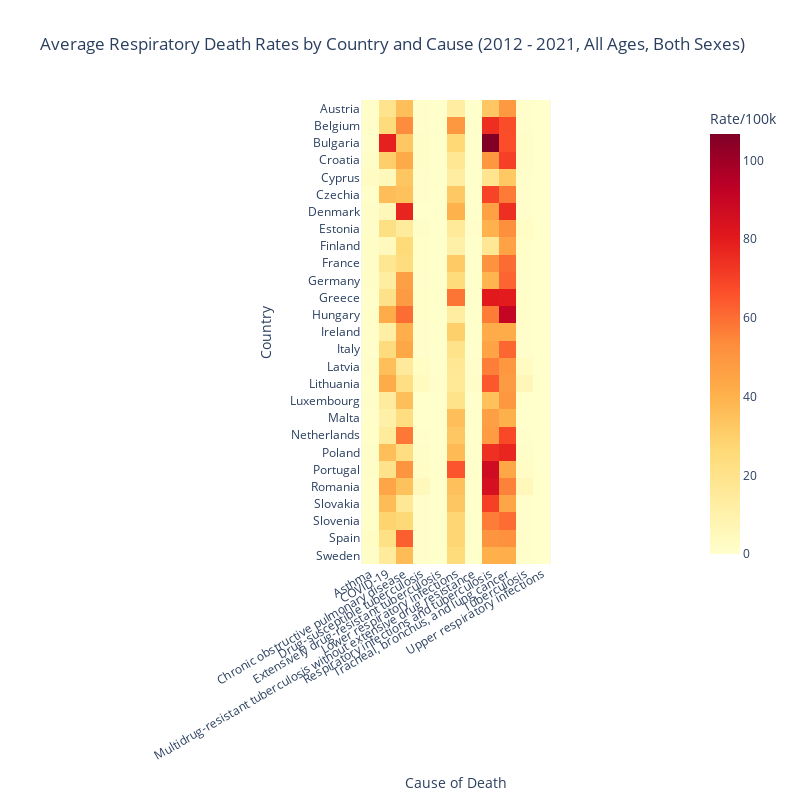

The cell this chart's notebook holds for it:
### Code cell
# A more "compact" heatmap if presentation space is an issue. A little more difficult to interpret at first glance.
# Change the colors and add gridlines?

fig = px.imshow(
    death_rates.pivot_table(
        index='location',
        columns='cause',
        values='val',
        aggfunc='mean',
        fill_value=0,
        observed=False
    ),
    labels=dict(x="Cause of Death", y="Country", color="Rate/100k"),
    color_continuous_scale='YlOrRd',
    title='Average Respiratory Death Rates by Country and Cause (2012 - 2021, All Ages, Both Sexes)'
)

fig.update_layout(
    height=800, 
    width=800,
    xaxis = dict(tickangle=-30))
fig.update_traces(
    hovertemplate="<b>%{y}</b><br>Cause: %{x}<br>Rate: %{z:.1f} per 100k"
)
fig.show()

### Figure 1 — Plotly figure (JSON) as saved in the notebook; plotly's stock layout.template omitted (floating-point values rounded to 4 significant figures; data arrays with more than 128 entries replaced by an {"elided": "..."} marker saying what was removed)
{"data": [{"coloraxis": "coloraxis", "hovertemplate": "<b>%{y}</b><br>Cause: %{x}<br>Rate: %{z:.1f} per 100k", "name": "0", "type": "heatmap", "x": ["Asthma", "COVID-19", "Chronic obstructive pulmonary disease", "Drug-susceptible tuberculosis", "Extensively drug-resistant tuberculosis", "Lower respiratory infections", "Multidrug-resistant tuberculosis without extensive drug resistance", "Respiratory infections and tuberculosis", "Tracheal, bronchus, and lung cancer", "Tuberculosis", "Upper respiratory infections"], "xaxis": "x", "y": ["Austria", "Belgium", "Bulgaria", "Croatia", "Cyprus", "Czechia", "Denmark", "Estonia", "Finland", "France", "Germany", "Greece", "Hungary", "Ireland", "Italy", "Latvia", "Lithuania", "Luxembourg", "Malta", "Netherlands", "Poland", "Portugal", "Romania", "Slovakia", "Slovenia", "Spain", "Sweden"], "yaxis": "y", "z": {"elided": "27x11 float values"}}], "layout": {"coloraxis": {"colorbar": {"title": {"text": "Rate/100k"}}, "colorscale": [[0, "rgb(255,255,204)"], [0.125, "rgb(255,237,160)"], [0.25, "rgb(254,217,118)"], [0.375, "rgb(254,178,76)"], [0.5, "rgb(253,141,60)"], [0.625, "rgb(252,78,42)"], [0.75, "rgb(227,26,28)"], [0.875, "rgb(189,0,38)"], [1, "rgb(128,0,38)"]]}, "height": 800, "title": {"text": "Average Respiratory Death Rates by Country and Cause (2012 - 2021, All Ages, Both Sexes)"}, "width": 800, "xaxis": {"anchor": "y", "constrain": "domain", "domain": [0, 1], "scaleanchor": "y", "tickangle": -30, "title": {"text": "Cause of Death"}}, "yaxis": {"anchor": "x", "autorange": "reversed", "constrain": "domain", "domain": [0, 1], "title": {"text": "Country"}}}}
